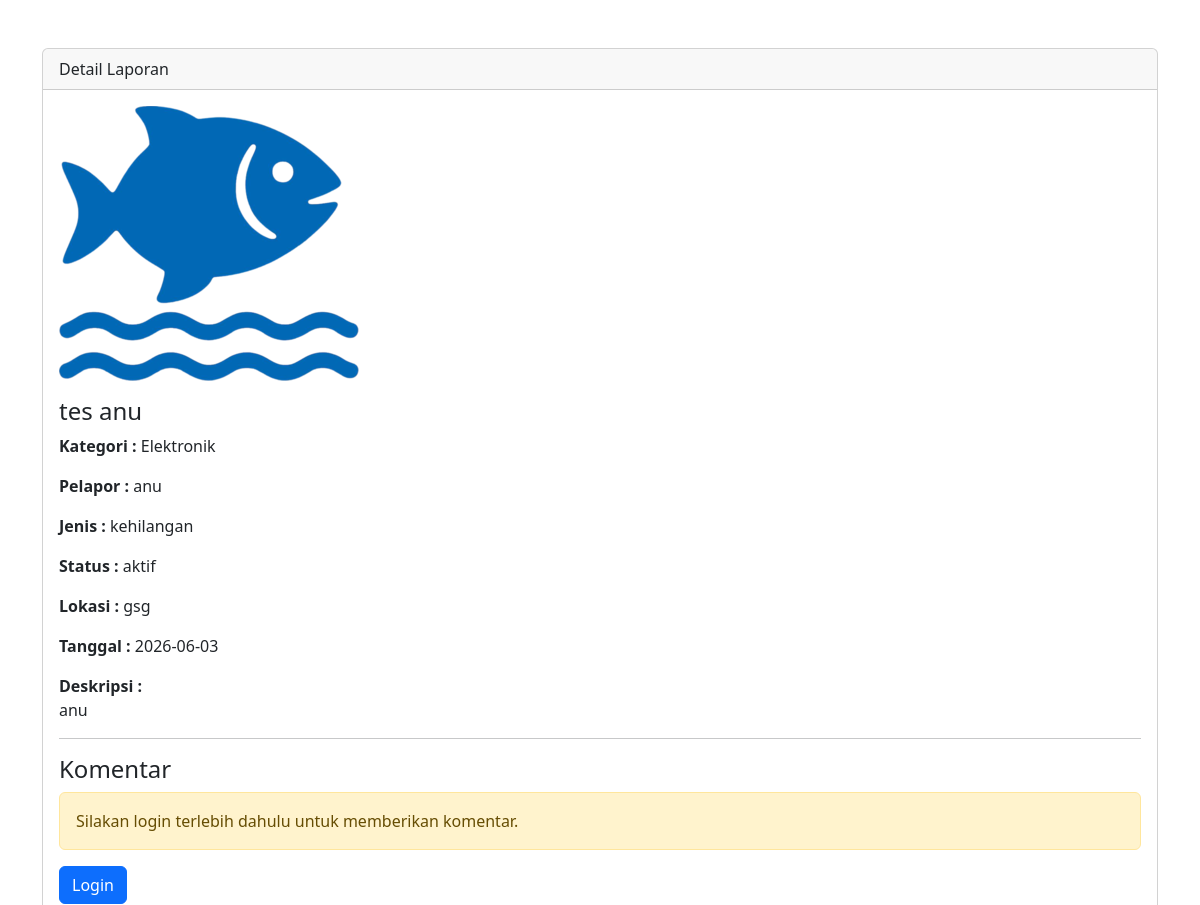
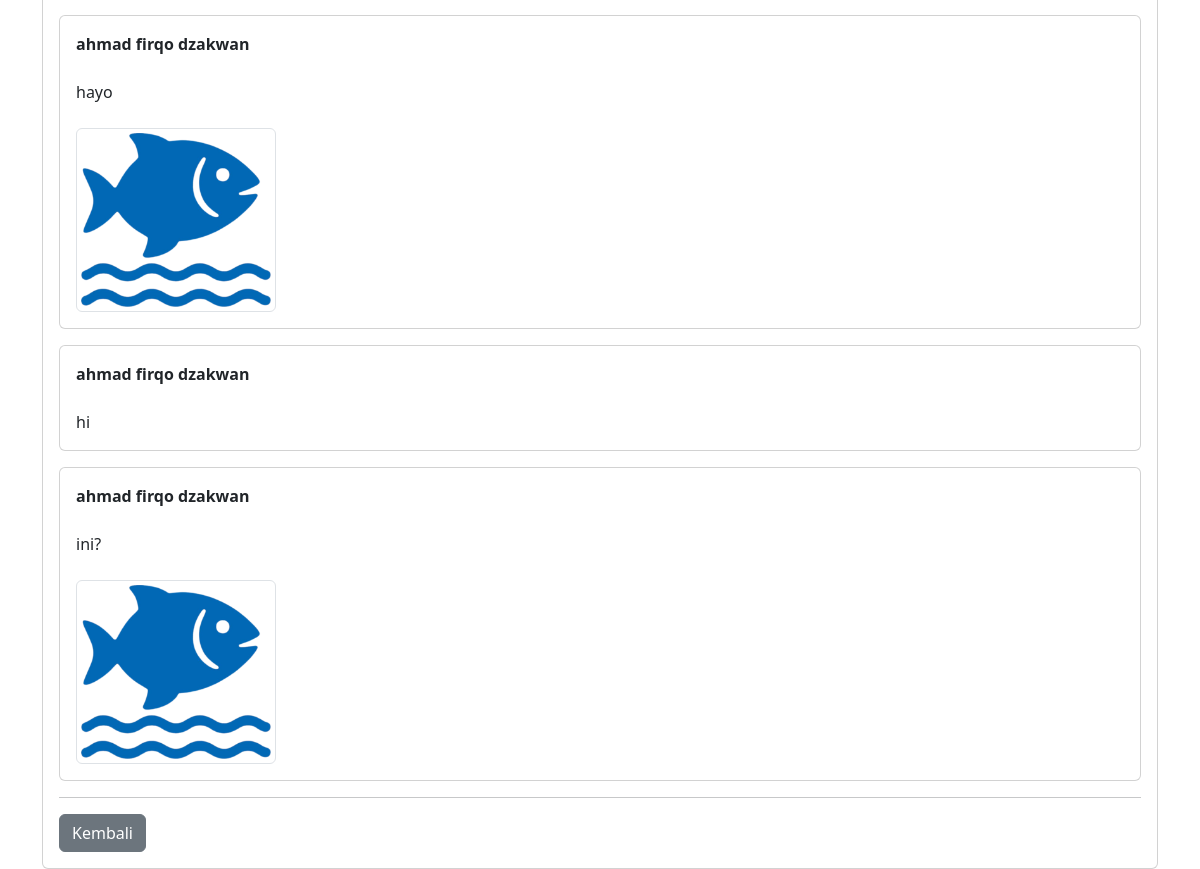
Page /index.php?aksi=detail&id=4&from=dashboard on the committed database (2 pictures, top to bottom).
### tables this page shows
CREATE TABLE `laporan` (
  `id_laporan` int(11) NOT NULL,
  `id_user` int(11) NOT NULL,
  `id_kategori` int(11) NOT NULL,
  `jenis_laporan` enum('kehilangan','penemuan') NOT NULL,
  `nama_barang` varchar(100) NOT NULL,
  `deskripsi` text DEFAULT NULL,
  `foto_barang` varchar(255) DEFAULT NULL,
  `lokasi` varchar(100) DEFAULT NULL,
  `tanggal_kejadian` date NOT NULL,
  `status_barang` enum('dipegang_sendiri','dititip_baak') DEFAULT 'dipegang_sendiri',
  `status_laporan` enum('aktif','selesai') DEFAULT 'aktif',
  `created_at` timestamp NOT NULL DEFAULT current_timestamp()
);

CREATE TABLE `kategori` (
  `id_kategori` int(11) NOT NULL,
  `nama_kategori` varchar(50) NOT NULL
);

CREATE TABLE `users` (
  `id_user` int(11) NOT NULL,
  `nim` varchar(20) NOT NULL,
  `nama_lengkap` varchar(100) NOT NULL,
  `email` varchar(100) NOT NULL,
  `password` varchar(255) NOT NULL,
  `role` enum('mahasiswa','admin') NOT NULL DEFAULT 'mahasiswa',
  `created_at` timestamp NOT NULL DEFAULT current_timestamp()
);

CREATE TABLE `komentar` (
  `id_komentar` int(11) NOT NULL,
  `id_laporan` int(11) NOT NULL,
  `id_user` int(11) NOT NULL,
  `isi_komentar` text NOT NULL,
  `foto_bukti` varchar(255) DEFAULT NULL,
  `created_at` timestamp NOT NULL DEFAULT current_timestamp()
);

### app/controllers/LaporanController.php (called while the page is built, shortened)
<?php
require_once __DIR__ . "/../../config/koneksi.php";
require_once __DIR__ . "/../models/LaporanModel.php";
class LaporanController
{
    private $laporanModel;
    public function __construct($conn)
    {
        $this->laporanModel =
        new LaporanModel($conn);
    }
    public function detail()
    {
        $id = $_GET['id'];
        $data = $this->laporanModel->getDetail($id);
        require_once __DIR__ . "/../models/KomentarModel.php";
        $komentarModel = new KomentarModel($GLOBALS['conn']);
        $komentar = $komentarModel->getByLaporan($id);
        require __DIR__ . "/../views/laporan/detail.php";
    }
}

### app/models/LaporanModel.php (called while the page is built, shortened)
<?php
class LaporanModel
{
    private $conn;
    public function __construct($conn)
    {
        $this->conn = $conn;
    }
    public function getDetail($id)
    {
        $query = "
        SELECT
            laporan.*,
            kategori.nama_kategori,
            users.nama_lengkap
        FROM laporan
        JOIN kategori
        ON laporan.id_kategori =
        kategori.id_kategori
        JOIN users
        ON laporan.id_user =
        users.id_user
        WHERE laporan.id_laporan = '$id'
        ";
        $result =
        mysqli_query(
            $this->conn,
            $query
        );
        return mysqli_fetch_assoc($result);
    }
}

### app/models/KomentarModel.php (called while the page is built, shortened)
<?php
class KomentarModel
{
    private $conn;
    public function __construct($conn)
    {
        $this->conn = $conn;
    }
    public function getByLaporan($id_laporan)
    {
        $query = "
        SELECT
            komentar.*,
            users.nama_lengkap
        FROM komentar
        JOIN users
        ON komentar.id_user =
           users.id_user
        WHERE komentar.id_laporan =
              '$id_laporan'
        ORDER BY komentar.id_komentar DESC
        ";
        return mysqli_query(
            $this->conn,
            $query
        );
    }
}

### app/views/laporan/detail.php (the view, shortened to what this page needs)
<!DOCTYPE html>
<html>
<head>
    <link href="https://cdn.jsdelivr.net/npm/bootstrap@5.3.3/dist/css/bootstrap.min.css" rel="stylesheet">
</head>
<body>
<div class="container mt-5">
    <div class="card">
        <div class="card-header">
            Detail Laporan
        </div>
        <div class="card-body">
            <?php if($data['foto_barang']){ ?>
                <img src="public/uploads/barang/<?= $data['foto_barang']; ?>" width="300" class="mb-3">
            <?php } ?>
            <h4><?= $data['nama_barang']; ?></h4>
            <p><b>Kategori :</b> <?= $data['nama_kategori']; ?></p>
            <p><b>Pelapor :</b> <?= $data['nama_lengkap']; ?></p>
            <p><b>Jenis :</b> <?= $data['jenis_laporan']; ?></p>
            <p><b>Status :</b> <?= $data['status_laporan']; ?></p>
            <p><b>Lokasi :</b> <?= $data['lokasi']; ?></p>
            <p><b>Tanggal :</b> <?= $data['tanggal_kejadian']; ?></p>
            <p><b>Deskripsi :</b><br><?= $data['deskripsi']; ?></p>
            <hr>
            <h4>Komentar</h4>
            <?php if(isset($_SESSION['id_user'])){ ?>
            <form action="index.php?aksi=komentar" method="POST" enctype="multipart/form-data">
                <input type="hidden" name="from" value="<?= $_GET['from'] ?? 'laporan'; ?>">
                <input type="hidden" name="id_laporan" value="<?= $data['id_laporan']; ?>">
                <input type="hidden" name="id_user" value="<?= $_SESSION['id_user']; ?>">
                <div class="mb-3">
                    <textarea name="isi_komentar" class="form-control" required></textarea>
                </div>
                <div class="mb-3">
                    <label>Foto Bukti (Opsional)</label>
                    <input type="file" name="foto_bukti" class="form-control">
                </div>
                <button type="submit" name="kirim" class="btn btn-primary">
                    Kirim Komentar
                </button>
            </form>
            <?php } else { ?>
            <div class="alert alert-warning">
                Silakan login terlebih dahulu untuk memberikan komentar.
            </div>
            <a href="index.php?aksi=login" class="btn btn-primary">
                Login
            </a>
            <?php } ?>
            <?php while($row = mysqli_fetch_assoc($komentar)){ ?>
            <div class="card mt-3">
                <div class="card-body">
                    <b><?= $row['nama_lengkap']; ?></b>
                    <br><br>
                    <?= $row['isi_komentar']; ?>
                    <?php if($row['foto_bukti'] != ""){ ?>
                        <br><br>
                        <img src="public/uploads/bukti/<?= $row['foto_bukti']; ?>" width="200" class="img-thumbnail">
                    <?php } ?>
                </div>
            </div>
            <?php } ?>
            <hr>
            <?php
            $from = isset($_GET['from']) ? $_GET['from'] : 'laporan';
            switch($from){
                case 'dashboard':
                    $link = 'dashboard';
                    break;
            }
            ?>
            <a href="index.php?aksi=<?= $link; ?>" class="btn btn-secondary">
                Kembali
            </a>
        </div>
    </div>
</div>
</body>
</html>

### rows in the picture
laporan: foto_barang (picture), nama_barang "tes anu", id_kategori.nama_kategori "Elektronik", id_user.nama_lengkap "anu", jenis_laporan "kehilangan", status_laporan "aktif", lokasi "gsg", tanggal_kejadian "2026-06-03", deskripsi "anu"
komentar: id_user.nama_lengkap "ahmad firqo dzakwan", isi_komentar "hayo", foto_bukti (picture)
komentar: id_user.nama_lengkap "ahmad firqo dzakwan", isi_komentar "hi"
komentar: id_user.nama_lengkap "ahmad firqo dzakwan", isi_komentar "ini?", foto_bukti (picture)
